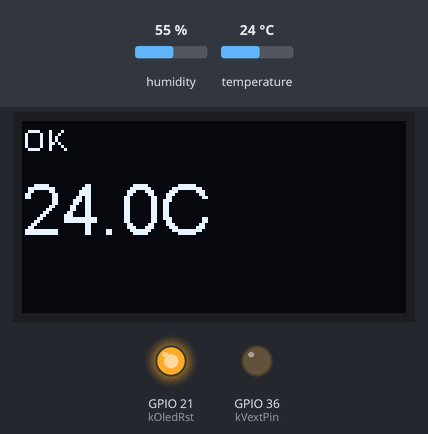
Recording of a program running on a simulated ESP32-S3. Parts: 128×64 one-colour display, output pins drawn as LEDs (lit = HIGH). The test bench sets the inputs (shaded band); at power-on: temperature 24 °C, humidity 55 %. What the program prints to the serial monitor is not drawn.

Above: at 2.6 s.
2.7 s: temperature set to 26.7 °C
At 6.9 s:
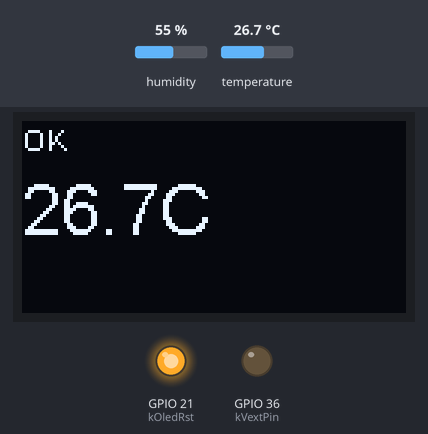
8.0 s: temperature set to 27.5 °C
At 11.2 s:
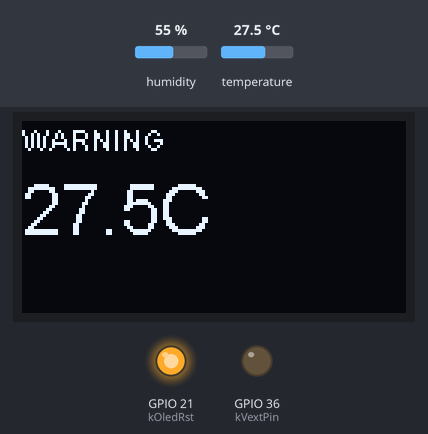
13.3 s: temperature set to 25.8 °C
At 15.4 s:
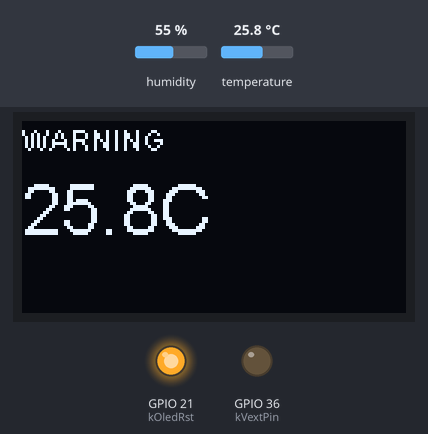
18.6 s: temperature set to 24.6 °C
At 22.8 s:
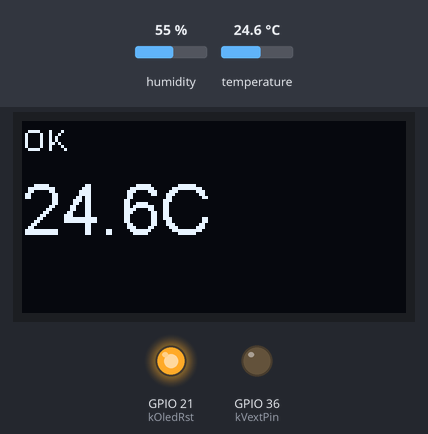
Timing chart, 0 to 24.3 s (numbered marks = the images above; inputs shaded):
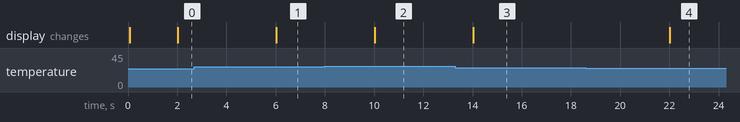

Measured:
- the behaviour switches between 27 and 27.1 °C on temperature (found by bisection; images 1 and 2)
- the behaviour switches between 25 and 24.9 °C on temperature (found by bisection; images 3 and 4)
- after the input at 2.7 s, the display: changes after 3.3 s (image 1)
- after the input at 8.0 s, the display: changes after 2.0 s (image 2)
- after the input at 13.3 s, the display: changes after 0.72 s (image 3)
- after the input at 18.6 s, the display: changes after 3.4 s (image 4)

The program:

main.cpp
```cpp
#include <Arduino.h>

#include "display_adapter.h"
#include "monitor_logic.h"
#include "power.h"
#include "sensor_adapter.h"
#include "serial_reporter.h"

namespace {
constexpr unsigned long kSampleIntervalMs = 2000;  // FR-001: every 2s (both sensor envs)

hw::SensorAdapter sensor;
hw::DisplayAdapter oled;
monitor::State monitor_state;
unsigned long last_sample_ms = 0;
}  // namespace

void setup() {
  Serial.begin(115200);

  // Both the OLED and the fitted sensor (BME280 or DHT22) sit on the
  // Vext-gated rail; it must be enabled before either is initialized
  // (research.md).
  hw::vext_on();
  delay(50);  // let the rail stabilize before use

  if (!oled.begin()) {
    Serial.println("OLED init failed");
  }
  if (!sensor.begin()) {
    Serial.println("Sensor init failed -- starting in SENSOR_ERROR");
  }
}

void loop() {
  unsigned long now = millis();
  if (now - last_sample_ms < kSampleIntervalMs) {
    return;
  }
  last_sample_ms = now;

  monitor::Reading reading = sensor.read();
  monitor_state = monitor::update(monitor_state, reading);

  oled.render(monitor_state);
  hw::report(monitor_state);
}
```

monitor_logic.h
```cpp
#pragma once

// Constitution Principle I: this header (and monitor_logic.cpp) MUST NOT
// include Arduino.h, Wire.h, or any hardware/library header. That is what
// lets firmware/test/test_monitor_logic run natively on a development
// machine with no Heltec board attached.
#include <cstdint>

namespace monitor {

enum class MonitorState : uint8_t {
  OK,
  WARNING,
  SENSOR_ERROR,
};

// A single sensor sample attempt (spec.md data-model.md "Reading").
struct Reading {
  bool valid;
  float temperature_c;
};

// spec.md Clarifications, 2026-09-10 (thresholds revised 2026-09-14
// during DHT22 hardware bring-up).
constexpr float kWarningOnThresholdC = 27.0f;   // strictly above -> WARNING
constexpr float kWarningOffThresholdC = 25.0f;  // strictly below -> OK
constexpr uint8_t kFailureDebounceCount = 3;    // consecutive failures -> SENSOR_ERROR

// Accumulated monitor state (spec.md data-model.md "MonitorState").
struct State {
  MonitorState state = MonitorState::OK;
  bool has_last_valid = false;
  float last_valid_temperature_c = 0.0f;
  uint8_t consecutive_failures = 0;
};

// Pure transition function: given the previous State and a new Reading,
// returns the next State. See specs/001-heltec-monitor/data-model.md for
// the full transition table this implements.
State update(const State& prev, const Reading& reading);

}  // namespace monitor
```

display_adapter.cpp
```cpp
#include "display_adapter.h"

#include <Arduino.h>
#include <cstdio>

namespace hw {

bool DisplayAdapter::begin() {
  // The ThingPulse SSD1306Wire constructor has no reset-pin parameter, so
  // RST_OLED must be pulsed manually before init(), per the Heltec V3
  // community-verified sequence (research.md).
  pinMode(kOledRst, OUTPUT);
  digitalWrite(kOledRst, LOW);
  delay(20);
  digitalWrite(kOledRst, HIGH);

  bool ok = display_.init();
  display_.flipScreenVertically();
  return ok;
}

void DisplayAdapter::render(const monitor::State& state) {
  display_.clear();
  display_.setTextAlignment(TEXT_ALIGN_LEFT);

  display_.setFont(ArialMT_Plain_10);
  switch (state.state) {
    case monitor::MonitorState::OK:
      display_.drawString(0, 0, "OK");
      break;
    case monitor::MonitorState::WARNING:
      display_.drawString(0, 0, "WARNING");
      break;
    case monitor::MonitorState::SENSOR_ERROR:
      display_.drawString(0, 0, "SENSOR ERROR");
      break;
  }

  char value[24];
  if (state.has_last_valid) {
    snprintf(value, sizeof(value), "%.1fC", state.last_valid_temperature_c);
  }

  if (state.state == monitor::MonitorState::SENSOR_ERROR) {
    // FR-009: never present stale data as if it were current.
    if (state.has_last_valid) {
      display_.setFont(ArialMT_Plain_24);
      display_.drawString(0, 16, value);
      display_.setFont(ArialMT_Plain_10);
      display_.drawString(0, 48, "Last (stale)");
    }
    // else: no valid reading has ever occurred -- label alone (FR-009).
  } else {
    display_.setFont(ArialMT_Plain_24);
    display_.drawString(0, 16, value);
  }

  display_.display();
}

}  // namespace hw
```

display_adapter.h
```cpp
#pragma once

#include <cstdint>

#include <SSD1306Wire.h>

#include "monitor_logic.h"

namespace hw {

// Heltec WiFi Kit V3 OLED: dedicated pins, verified in research.md.
// NOT the generic ESP32 I2C default (21/22) -- see docs/textbook.md and
// examples/prompt-only/README.md for why that distinction matters.
constexpr int kOledSda = 17;
constexpr int kOledScl = 18;
constexpr int kOledRst = 21;
constexpr uint8_t kOledAddress = 0x3C;

class DisplayAdapter {
 public:
  // Pulses RST_OLED, then initializes the SSD1306Wire driver. Call after
  // hw::vext_on().
  bool begin();

  // Renders the current MonitorState per spec.md FR-002/FR-009.
  void render(const monitor::State& state);

 private:
  SSD1306Wire display_{kOledAddress, kOledSda, kOledScl};
};

}  // namespace hw
```

monitor_logic.cpp
```cpp
#include "monitor_logic.h"

#include <limits>

namespace monitor {

namespace {

// FR-003/FR-004: strict comparisons, exact 27.0/25.0 hold the prior state.
MonitorState evaluate_temperature(MonitorState prev_state, float temperature_c) {
  if (prev_state == MonitorState::WARNING) {
    if (temperature_c < kWarningOffThresholdC) {
      return MonitorState::OK;
    }
    return MonitorState::WARNING;
  }
  // prev_state is OK, or SENSOR_ERROR recovering with a fresh valid
  // reading (data-model.md: treated exactly like a normal reading).
  if (temperature_c > kWarningOnThresholdC) {
    return MonitorState::WARNING;
  }
  return MonitorState::OK;
}

}  // namespace

State update(const State& prev, const Reading& reading) {
  State next = prev;

  if (reading.valid) {
    next.consecutive_failures = 0;
    next.has_last_valid = true;
    next.last_valid_temperature_c = reading.temperature_c;
    next.state = evaluate_temperature(prev.state, reading.temperature_c);
    return next;
  }

  // FR-005: fewer than kFailureDebounceCount consecutive failures MUST NOT
  // change state or the last valid reading. Saturate rather than overflow
  // so an indefinitely disconnected sensor never wraps consecutive_failures
  // back to a small number (FR-007 / analysis-report.md finding E1).
  if (prev.consecutive_failures < std::numeric_limits<uint8_t>::max()) {
    next.consecutive_failures = prev.consecutive_failures + 1;
  }
  if (next.consecutive_failures >= kFailureDebounceCount) {
    next.state = MonitorState::SENSOR_ERROR;
  }
  return next;
}

}  // namespace monitor
```

power.cpp
```cpp
#include "power.h"

#include <Arduino.h>

namespace hw {

void vext_on() {
  pinMode(kVextPin, OUTPUT);
  digitalWrite(kVextPin, LOW);
}

void vext_off() {
  pinMode(kVextPin, OUTPUT);
  digitalWrite(kVextPin, HIGH);
}

}  // namespace hw
```

power.h
```cpp
#pragma once

namespace hw {

// Heltec WiFi Kit V3: Vext gates the 3.3V rail that powers the OLED and
// any external I2C sensor (max 350mA). Active LOW: driving it LOW turns
// the rail ON. Verified against Heltec's official factory-test example
// (VextON()/VextOFF() helpers) -- see specs/001-heltec-monitor/research.md.
constexpr int kVextPin = 36;

void vext_on();
void vext_off();

}  // namespace hw
```

sensor_adapter.h
```cpp
#pragma once

#include "monitor_logic.h"

namespace hw {

// Shared interface for the fitted temperature sensor, implemented by
// exactly one of sensor_adapter_bme280.cpp / sensor_adapter_dht22.cpp
// per PlatformIO env (see firmware/platformio.ini build_src_filter and
// specs/001-heltec-monitor/research.md). main.cpp is identical
// regardless of which sensor is fitted.
class SensorAdapter {
 public:
  // Returns true if the sensor was found/initialized. Call after
  // hw::vext_on().
  bool begin();

  // Always returns a Reading; valid=false if the read failed or begin()
  // was never successful (spec.md FR-005 handles the rest).
  monitor::Reading read();

 private:
  bool initialized_ = false;
};

}  // namespace hw
```

sensor_adapter_dht22.cpp
```cpp
#include "sensor_adapter.h"

#include <math.h>

#include <DHT.h>

namespace hw {

namespace {
// AM2302 (DHT22), 3-pin module (GND/VCC/DATA), on-board pull-up.
// DATA on GPIO4 -- verified against the installed
// framework-arduinoespressif32 variant's pins_arduino.h for this board
// (see specs/001-heltec-monitor/research.md): free of any OLED/Vext/
// Serial/USB/strapping role.
constexpr uint8_t kDataPin = 4;

DHT dht(kDataPin, DHT22);
}  // namespace

bool SensorAdapter::begin() {
  dht.begin();
  // The DHT library has no bus-presence probe like I2C's begin(); a
  // missing/faulty sensor surfaces as a failed read() instead, which
  // feeds the same 3-consecutive-failure debounce as BME280 (FR-005).
  initialized_ = true;
  return initialized_;
}

monitor::Reading SensorAdapter::read() {
  if (!initialized_) {
    return monitor::Reading{false, 0.0f};
  }

  float temperature_c = dht.readTemperature();
  // The DHT library returns NaN on a failed read (timing/checksum error).
  if (isnan(temperature_c)) {
    return monitor::Reading{false, 0.0f};
  }

  return monitor::Reading{true, temperature_c};
}

}  // namespace hw
```

serial_reporter.cpp
```cpp
#include "serial_reporter.h"

#include <Arduino.h>

namespace hw {

namespace {
const char* state_name(monitor::MonitorState s) {
  switch (s) {
    case monitor::MonitorState::OK:
      return "OK";
    case monitor::MonitorState::WARNING:
      return "WARNING";
    case monitor::MonitorState::SENSOR_ERROR:
      return "SENSOR_ERROR";
  }
  return "UNKNOWN";
}
}  // namespace

// contracts/serial-diagnostic-line.md: "<millis>,<state>,<temperature_or_dash>"
void report(const monitor::State& state) {
  Serial.print(millis());
  Serial.print(',');
  Serial.print(state_name(state.state));
  Serial.print(',');
  if (state.has_last_valid) {
    Serial.println(state.last_valid_temperature_c, 1);
  } else {
    Serial.println('-');
  }
}

}  // namespace hw
```

serial_reporter.h
```cpp
#pragma once

#include "monitor_logic.h"

namespace hw {

// Implements specs/001-heltec-monitor/contracts/serial-diagnostic-line.md
void report(const monitor::State& state);

}  // namespace hw
```
